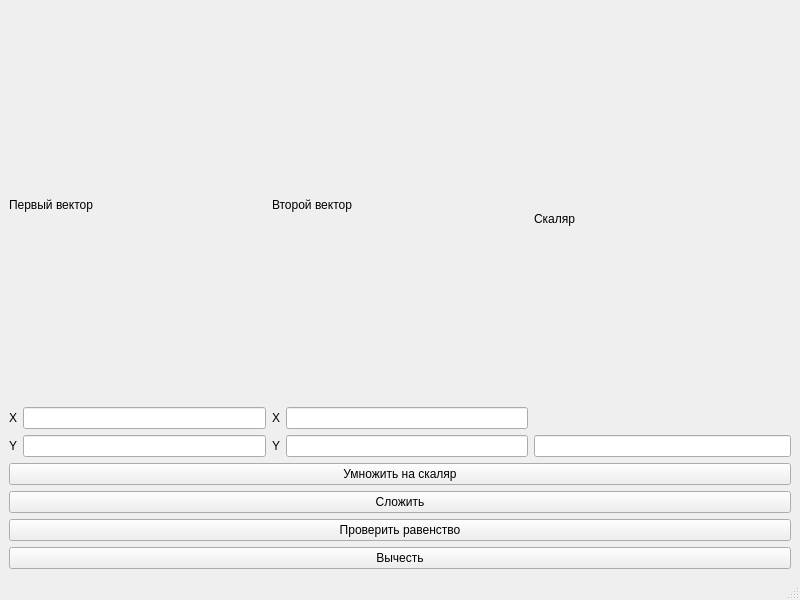
<?xml version="1.0" encoding="UTF-8"?>
<ui version="4.0">
 <class>MainWindow</class>
 <widget class="QMainWindow" name="MainWindow">
  <property name="geometry">
   <rect>
    <x>0</x>
    <y>0</y>
    <width>800</width>
    <height>600</height>
   </rect>
  </property>
  <property name="windowTitle">
   <string>MainWindow</string>
  </property>
  <widget class="QWidget" name="centralwidget">
   <layout class="QVBoxLayout" name="verticalLayout_5">
    <item>
     <layout class="QHBoxLayout" name="horizontalLayout_5">
      <item>
       <layout class="QVBoxLayout" name="verticalLayout">
        <item>
         <widget class="QLabel" name="label">
          <property name="text">
           <string>Первый вектор</string>
          </property>
         </widget>
        </item>
        <item>
         <layout class="QHBoxLayout" name="horizontalLayout_2">
          <item>
           <widget class="QLabel" name="label_4">
            <property name="text">
             <string>X</string>
            </property>
           </widget>
          </item>
          <item>
           <widget class="QLineEdit" name="x1Edit"/>
          </item>
         </layout>
        </item>
        <item>
         <layout class="QHBoxLayout" name="horizontalLayout_4">
          <item>
           <widget class="QLabel" name="label_6">
            <property name="text">
             <string>Y</string>
            </property>
           </widget>
          </item>
          <item>
           <widget class="QLineEdit" name="y1Edit"/>
          </item>
         </layout>
        </item>
       </layout>
      </item>
      <item>
       <layout class="QVBoxLayout" name="verticalLayout_2">
        <item>
         <widget class="QLabel" name="label_2">
          <property name="text">
           <string>Второй вектор</string>
          </property>
         </widget>
        </item>
        <item>
         <layout class="QHBoxLayout" name="horizontalLayout">
          <item>
           <widget class="QLabel" name="label_5">
            <property name="text">
             <string>X</string>
            </property>
           </widget>
          </item>
          <item>
           <widget class="QLineEdit" name="x2Edit"/>
          </item>
         </layout>
        </item>
        <item>
         <layout class="QHBoxLayout" name="horizontalLayout_3">
          <item>
           <widget class="QLabel" name="label_7">
            <property name="text">
             <string>Y</string>
            </property>
           </widget>
          </item>
          <item>
           <widget class="QLineEdit" name="y2Edit"/>
          </item>
         </layout>
        </item>
       </layout>
      </item>
      <item>
       <layout class="QVBoxLayout" name="verticalLayout_3">
        <item>
         <widget class="QLabel" name="label_3">
          <property name="text">
           <string>Скаляр</string>
          </property>
         </widget>
        </item>
        <item>
         <widget class="QLineEdit" name="scalarEdit"/>
        </item>
       </layout>
      </item>
     </layout>
    </item>
    <item>
     <layout class="QVBoxLayout" name="verticalLayout_4">
      <item>
       <widget class="QPushButton" name="multiplyButton">
        <property name="text">
         <string>Умножить на скаляр</string>
        </property>
       </widget>
      </item>
      <item>
       <widget class="QPushButton" name="sumButton">
        <property name="text">
         <string>Сложить</string>
        </property>
       </widget>
      </item>
      <item>
       <widget class="QPushButton" name="equalButton">
        <property name="text">
         <string>Проверить равенство</string>
        </property>
       </widget>
      </item>
      <item>
       <widget class="QPushButton" name="subtractButton">
        <property name="text">
         <string>Вычесть</string>
        </property>
       </widget>
      </item>
     </layout>
    </item>
   </layout>
  </widget>
  <widget class="QMenuBar" name="menubar">
   <property name="geometry">
    <rect>
     <x>0</x>
     <y>0</y>
     <width>800</width>
     <height>23</height>
    </rect>
   </property>
  </widget>
  <widget class="QStatusBar" name="statusbar"/>
 </widget>
 <resources/>
 <connections/>
</ui>
